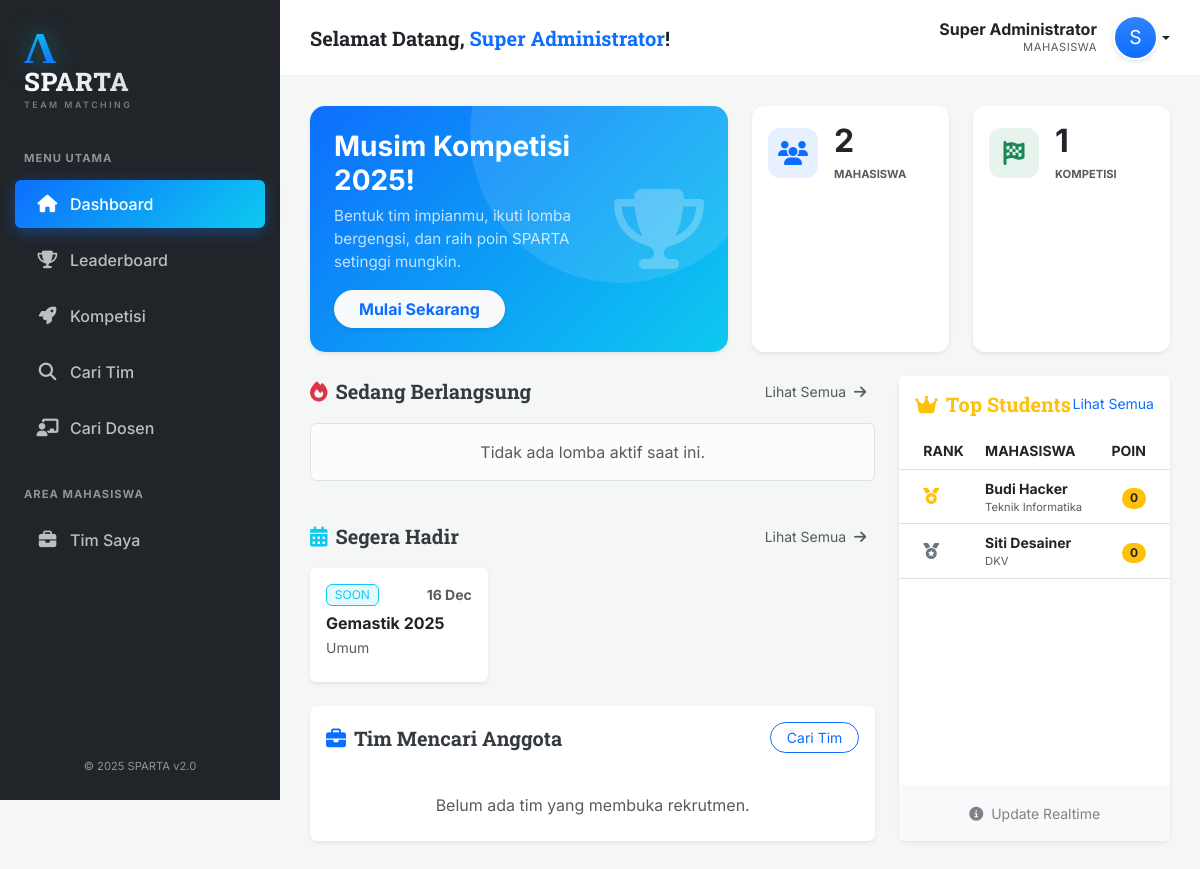
Before: / (signed in) with the older database file.
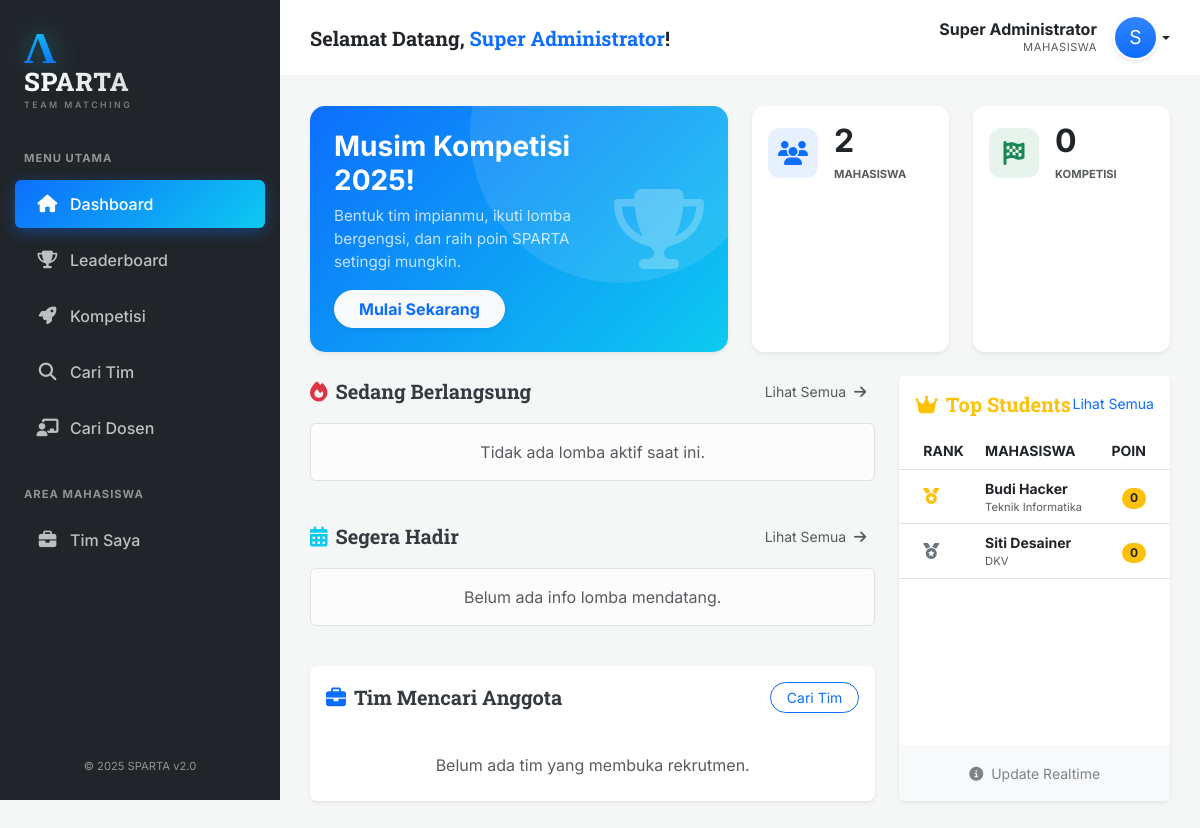
After: the same page with the newer database file.
### tables this page shows
CREATE TABLE Lomba (
    ID_Lomba INT AUTO_INCREMENT PRIMARY KEY,
    Nama_Lomba VARCHAR(200) NOT NULL,
    Deskripsi TEXT,
    Lokasi VARCHAR(100),
    Link_Web VARCHAR(255),
    Tanggal_Mulai DATE,
    Tanggal_Selesai DATE,
    ID_Kategori INT,
    ID_Jenis_Penyelenggara INT,
    ID_Tingkatan INT,
    FOREIGN KEY (ID_Kategori) REFERENCES Kategori_Lomba(ID_Kategori),
    FOREIGN KEY (ID_Jenis_Penyelenggara) REFERENCES Jenis_Penyelenggara(ID_Jenis),
    FOREIGN KEY (ID_Tingkatan) REFERENCES Tingkatan_Lomba(ID_Tingkatan)
);

CREATE TABLE Mahasiswa (
    ID_Mahasiswa INT AUTO_INCREMENT PRIMARY KEY,
    NIM VARCHAR(20) UNIQUE DEFAULT NULL,
    Nama_Mahasiswa VARCHAR(150) NOT NULL,
    Email VARCHAR(100) UNIQUE NOT NULL,
    Password_Hash VARCHAR(255) NOT NULL,
    Tempat_Lahir VARCHAR(50),
    Tanggal_Lahir DATE,
    Bio TEXT,
    No_HP VARCHAR(20) DEFAULT NULL,
    LinkedIn VARCHAR(255) DEFAULT NULL,
    Total_Poin FLOAT DEFAULT 0,
    ID_Prodi INT DEFAULT NULL,
    Foto_Profil VARCHAR(255) DEFAULT NULL,
    Is_Verified TINYINT(1) DEFAULT 0,
    Verification_Token VARCHAR(255) DEFAULT NULL,
    FOREIGN KEY (ID_Prodi) REFERENCES Prodi(ID_Prodi) ON DELETE SET NULL
);

CREATE TABLE Prodi (
    ID_Prodi INT AUTO_INCREMENT PRIMARY KEY,
    Nama_Prodi VARCHAR(100) NOT NULL,
    ID_Fakultas INT,
    FOREIGN KEY (ID_Fakultas) REFERENCES Fakultas(ID_Fakultas) ON DELETE SET NULL
);

### src/pages/dashboard.php (the view, shortened to what the changed rows need)
<?php
$sqlActive = "SELECT l.*,
                     GROUP_CONCAT(k.Nama_Kategori SEPARATOR ', ') as Kategori_List,
                     t.Nama_Tingkatan
              FROM Lomba l
              LEFT JOIN Lomba_Kategori lk ON l.ID_Lomba = lk.ID_Lomba
              LEFT JOIN Kategori_Lomba k ON lk.ID_Kategori = k.ID_Kategori
              JOIN Tingkatan_Lomba t ON l.ID_Tingkatan = t.ID_Tingkatan
              WHERE CURDATE() BETWEEN l.Tanggal_Mulai AND l.Tanggal_Selesai
              GROUP BY l.ID_Lomba
              LIMIT 3";
$activeLombas = $pdo->query($sqlActive)->fetchAll();
$sqlUpcoming = "SELECT l.*,
                       GROUP_CONCAT(k.Nama_Kategori SEPARATOR ', ') as Kategori_List,
                       t.Nama_Tingkatan
                FROM Lomba l
                LEFT JOIN Lomba_Kategori lk ON l.ID_Lomba = lk.ID_Lomba
                LEFT JOIN Kategori_Lomba k ON lk.ID_Kategori = k.ID_Kategori
                JOIN Tingkatan_Lomba t ON l.ID_Tingkatan = t.ID_Tingkatan
                WHERE l.Tanggal_Mulai > CURDATE()
                GROUP BY l.ID_Lomba
                ORDER BY l.Tanggal_Mulai ASC
                LIMIT 3";
$upcomingLombas = $pdo->query($sqlUpcoming)->fetchAll();
$sqlTeams = "SELECT t.*, l.Nama_Lomba, m.Nama_Mahasiswa
             FROM Tim t
             JOIN Lomba l ON t.ID_Lomba = l.ID_Lomba
             JOIN Mahasiswa m ON t.ID_Mahasiswa_Ketua = m.ID_Mahasiswa
             WHERE t.Status_Pencarian = 'Terbuka'
             LIMIT 3";
$openTeams = $pdo->query($sqlTeams)->fetchAll();
$sqlRank = "SELECT m.*, p.Nama_Prodi
            FROM Mahasiswa m
            LEFT JOIN Prodi p ON m.ID_Prodi = p.ID_Prodi
            ORDER BY m.Total_Poin DESC LIMIT 5";
$topRanks = $pdo->query($sqlRank)->fetchAll();
$totalMhs = $pdo->query("SELECT COUNT(*) FROM Mahasiswa")->fetchColumn();
$totalLomba = $pdo->query("SELECT COUNT(*) FROM Lomba")->fetchColumn();
?>
<div class="row g-4 mb-4">
    <div class="col-lg-6">
        <div class="card welcome-banner h-100 border-0 shadow-sm p-4 d-flex flex-row align-items-center justify-content-between">
            <div style="z-index: 2;">
                <h3 class="fw-bold mb-2">Musim Kompetisi 2025!</h3>
                <p class="mb-3 opacity-75" style="font-size: 0.95rem;">Bentuk tim impianmu, ikuti lomba bergengsi, dan raih poin SPARTA setinggi mungkin.</p>
                <a href="?page=lomba" class="btn btn-light text-primary fw-bold rounded-pill px-4 shadow-sm">Mulai Sekarang</a>
            </div>
            <div style="z-index: 1;" class="d-none d-sm-block">
                <i class="fas fa-trophy fa-5x text-white opacity-25"></i>
            </div>
        </div>
    </div>
    <div class="col-lg-3 col-6">
        <div class="card stat-card h-100 shadow-sm p-3">
            <div class="d-flex align-items-center">
                <div class="icon-box bg-primary bg-opacity-10 text-primary me-3">
                    <i class="fas fa-users"></i>
                </div>
                <div>
                    <h2 class="mb-0 fw-bold text-dark"><?= number_format($totalMhs) ?></h2>
                    <small class="text-muted text-uppercase fw-bold" style="font-size: 0.7rem;">Mahasiswa</small>
                </div>
            </div>
        </div>
    </div>
    <div class="col-lg-3 col-6">
        <div class="card stat-card h-100 shadow-sm p-3">
            <div class="d-flex align-items-center">
                <div class="icon-box bg-success bg-opacity-10 text-success me-3">
                    <i class="fas fa-flag-checkered"></i>
                </div>
                <div>
                    <h2 class="mb-0 fw-bold text-dark"><?= number_format($totalLomba) ?></h2>
                    <small class="text-muted text-uppercase fw-bold" style="font-size: 0.7rem;">Kompetisi</small>
                </div>
            </div>
        </div>
    </div>
</div>
<div class="row g-4">
    <div class="col-lg-8">
        <div class="d-flex justify-content-between align-items-center mb-3">
            <h5 class="section-title mb-0"><i class="fas fa-fire text-danger me-2"></i>Sedang Berlangsung</h5>
            <a href="?page=lomba&tab=active" class="btn btn-sm btn-link text-decoration-none text-muted">Lihat Semua <i class="fas fa-arrow-right ms-1"></i></a>
        </div>
        <div class="row g-3 mb-4">
            <?php if(empty($activeLombas)): ?>
                <div class="col-12"><div class="alert alert-light border text-muted text-center py-3">Tidak ada lomba aktif saat ini.</div></div>
            <?php endif; ?>
        </div>
        <div class="d-flex justify-content-between align-items-center mb-3">
            <h5 class="section-title mb-0"><i class="fas fa-calendar-alt text-info me-2"></i>Segera Hadir</h5>
            <a href="?page=lomba&tab=upcoming" class="btn btn-sm btn-link text-decoration-none text-muted">Lihat Semua <i class="fas fa-arrow-right ms-1"></i></a>
        </div>
        <div class="row g-3 mb-4">
            <?php if(empty($upcomingLombas)): ?>
                <div class="col-12"><div class="alert alert-light border text-muted text-center py-3">Belum ada info lomba mendatang.</div></div>
            <?php endif; ?>
            <?php foreach($upcomingLombas as $l): ?>
            <div class="col-md-4">
                <div class="card h-100 shadow-sm border-0 lomba-card border-lomba-upcoming">
                    <div class="card-body p-3">
                        <div class="d-flex justify-content-between mb-2">
                            <span class="badge bg-info bg-opacity-10 text-info border border-info fw-normal">SOON</span>
                            <small class="text-muted fw-bold"><?= date('d M', strtotime($l['Tanggal_Mulai'])) ?></small>
                        </div>
                        <h6 class="fw-bold text-dark mb-1 text-truncate" title="<?= htmlspecialchars($l['Nama_Lomba']) ?>">
                            <a href="?page=lomba_detail&id=<?= $l['ID_Lomba'] ?>" class="text-decoration-none text-dark stretched-link">
                                <?= htmlspecialchars($l['Nama_Lomba']) ?>
                            </a>
                        </h6>
                        <small class="text-muted d-block mb-2 text-truncate" title="<?= htmlspecialchars($l['Kategori_List']) ?>">
                            <?= htmlspecialchars(!empty($l['Kategori_List']) ? $l['Kategori_List'] : 'Umum') ?>
                        </small>
                    </div>
                </div>
            </div>
            <?php endforeach; ?>
        </div>
        <div class="card shadow-sm border-0 rounded-3 overflow-hidden">
            <div class="card-header bg-white py-3 border-bottom-0">
                <div class="d-flex justify-content-between align-items-center">
                    <h5 class="section-title mb-0"><i class="fas fa-briefcase text-primary me-2"></i>Tim Mencari Anggota</h5>
                    <a href="?page=tim" class="btn btn-sm btn-outline-primary rounded-pill px-3">Cari Tim</a>
                </div>
            </div>
            <div class="list-group list-group-flush">
                <?php if(empty($openTeams)): ?>
                    <div class="list-group-item text-center text-muted py-4">Belum ada tim yang membuka rekrutmen.</div>
                <?php endif; ?>
            </div>
        </div>
    </div>
    <div class="col-lg-4">
        <div class="card shadow-sm border-0 rounded-3 h-100">
            <div class="card-header bg-white py-3 border-bottom-0">
                <div class="d-flex justify-content-between align-items-center">
                    <h5 class="section-title mb-0 text-warning"><i class="fas fa-crown me-2"></i>Top Students</h5>
                    <a href="?page=ranking" class="small text-decoration-none">Lihat Semua</a>
                </div>
            </div>
            <div class="card-body p-0">
                <table class="table table-hover align-middle mb-0">
                    <thead class="bg-light text-muted small text-uppercase">
                        <tr>
                            <th class="ps-4">Rank</th>
                            <th>Mahasiswa</th>
                            <th class="text-end pe-4">Poin</th>
                        </tr>
                    </thead>
                    <tbody>
                        <?php $rank=1; foreach($topRanks as $m): ?>
                        <tr style="cursor: pointer;" onclick="window.location='?page=profile&id=<?= $m['ID_Mahasiswa'] ?>'">
                            <td class="ps-4">
                                <?php if($rank==1): ?><i class="fas fa-medal text-warning"></i>
                                <?php elseif($rank==2): ?><i class="fas fa-medal text-secondary"></i>
                                <?php elseif($rank==3): ?><i class="fas fa-medal text-danger"></i>
                                <?php else: ?><span class="fw-bold text-muted ms-1 small">#<?= $rank ?></span>
                                <?php endif; ?>
                            </td>
                            <td>
                                <div class="fw-bold text-dark small"><?= htmlspecialchars($m['Nama_Mahasiswa']) ?></div>
                                <div class="text-muted" style="font-size: 0.7rem;"><?= $m['Nama_Prodi'] ?></div>
                            </td>
                            <td class="text-end pe-4">
                                <span class="badge bg-warning text-dark rounded-pill"><?= number_format($m['Total_Poin']) ?></span>
                            </td>
                        </tr>
                        <?php $rank++; endforeach; ?>
                    </tbody>
                </table>
            </div>
            <div class="card-footer bg-light text-center border-0 py-3">
                <small class="text-muted opacity-75"><i class="fas fa-info-circle me-1"></i> Update Realtime</small>
            </div>
        </div>
    </div>
</div>

Changed rows visible on the page:
removed lomba: Tanggal_Mulai "16 Dec", Nama_Lomba "Gemastik 2025", Kategori_List "Umum"
Other visible differences:
$totalLomba: "1" → "0"
text now shown: "Belum ada info lomba mendatang."
